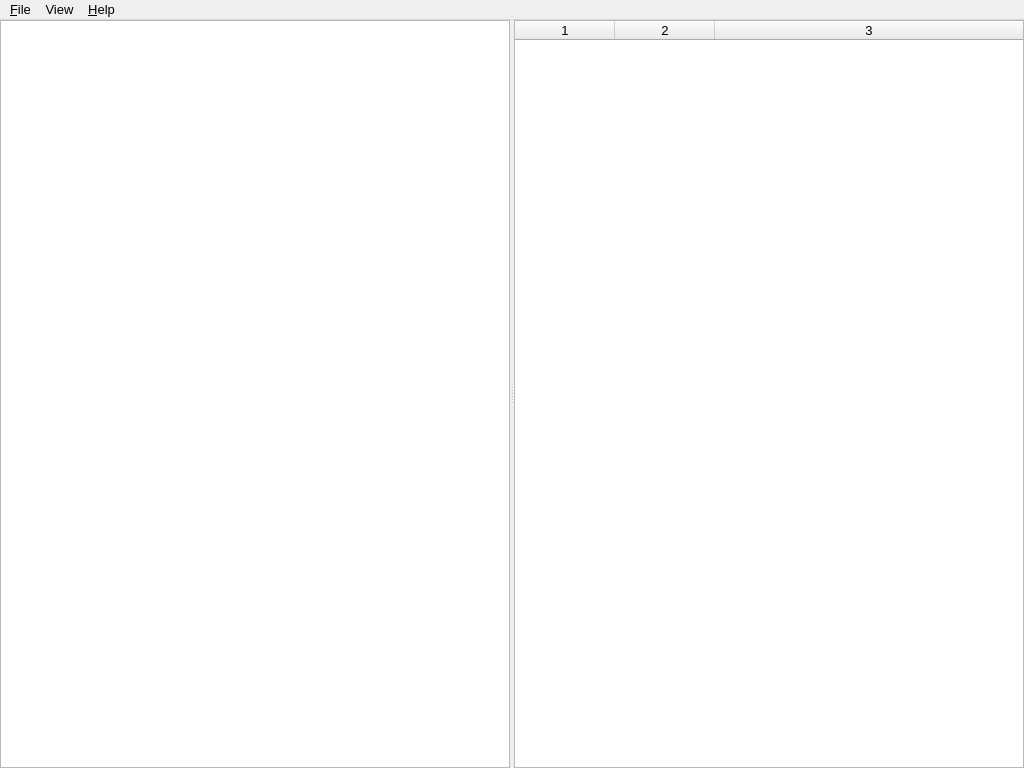
<?xml version="1.0" encoding="UTF-8"?>
<ui version="4.0">
 <class>ApplicationWindow</class>
 <widget class="QMainWindow" name="ApplicationWindow">
  <property name="geometry">
   <rect>
    <x>0</x>
    <y>0</y>
    <width>1024</width>
    <height>768</height>
   </rect>
  </property>
  <property name="font">
   <font>
    <pointsize>10</pointsize>
   </font>
  </property>
  <property name="windowTitle">
   <string>EMC Testbench</string>
  </property>
  <widget class="QWidget" name="centralwidget">
   <layout class="QHBoxLayout" name="horizontalLayout">
    <property name="margin">
     <number>0</number>
    </property>
    <item>
     <widget class="QSplitter" name="splitter_2">
      <property name="orientation">
       <enum>Qt::Horizontal</enum>
      </property>
      <widget class="QWidget" name="layoutWidget">
       <layout class="QVBoxLayout" name="verticalLayout">
        <property name="spacing">
         <number>0</number>
        </property>
        <item>
         <widget class="SystemTreeWidget" name="systemTree">
          <property name="contextMenuPolicy">
           <enum>Qt::CustomContextMenu</enum>
          </property>
          <property name="iconSize">
           <size>
            <width>18</width>
            <height>18</height>
           </size>
          </property>
          <property name="columnCount">
           <number>1</number>
          </property>
          <attribute name="headerVisible">
           <bool>false</bool>
          </attribute>
          <attribute name="headerMinimumSectionSize">
           <number>1</number>
          </attribute>
          <column>
           <property name="text">
            <string notr="true">1</string>
           </property>
          </column>
         </widget>
        </item>
       </layout>
      </widget>
      <widget class="QSplitter" name="splitter">
       <property name="orientation">
        <enum>Qt::Vertical</enum>
       </property>
       <widget class="LogWidget" name="logView">
        <property name="editTriggers">
         <set>QAbstractItemView::NoEditTriggers</set>
        </property>
        <property name="selectionMode">
         <enum>QAbstractItemView::SingleSelection</enum>
        </property>
        <property name="selectionBehavior">
         <enum>QAbstractItemView::SelectRows</enum>
        </property>
        <property name="iconSize">
         <size>
          <width>18</width>
          <height>18</height>
         </size>
        </property>
        <property name="showGrid">
         <bool>false</bool>
        </property>
        <property name="cornerButtonEnabled">
         <bool>false</bool>
        </property>
        <property name="columnCount">
         <number>3</number>
        </property>
        <attribute name="horizontalHeaderCascadingSectionResizes">
         <bool>false</bool>
        </attribute>
        <attribute name="horizontalHeaderMinimumSectionSize">
         <number>1</number>
        </attribute>
        <attribute name="horizontalHeaderShowSortIndicator" stdset="0">
         <bool>false</bool>
        </attribute>
        <attribute name="horizontalHeaderStretchLastSection">
         <bool>true</bool>
        </attribute>
        <attribute name="verticalHeaderVisible">
         <bool>false</bool>
        </attribute>
        <attribute name="verticalHeaderCascadingSectionResizes">
         <bool>false</bool>
        </attribute>
        <attribute name="verticalHeaderDefaultSectionSize">
         <number>17</number>
        </attribute>
        <column/>
        <column/>
        <column/>
       </widget>
      </widget>
     </widget>
    </item>
   </layout>
  </widget>
  <widget class="QMenuBar" name="menubar">
   <property name="geometry">
    <rect>
     <x>0</x>
     <y>0</y>
     <width>1024</width>
     <height>21</height>
    </rect>
   </property>
   <widget class="QMenu" name="menuFile">
    <property name="title">
     <string>&amp;File</string>
    </property>
    <addaction name="action_Quit"/>
   </widget>
   <widget class="QMenu" name="menu_Help">
    <property name="title">
     <string>&amp;Help</string>
    </property>
    <addaction name="action_About"/>
   </widget>
   <widget class="QMenu" name="menuView">
    <property name="title">
     <string>View</string>
    </property>
    <widget class="QMenu" name="menuLogging_Level">
     <property name="title">
      <string>Logging Level</string>
     </property>
     <addaction name="actionErrors_only"/>
     <addaction name="actionInfo"/>
     <addaction name="actionDebug"/>
    </widget>
    <addaction name="menuLogging_Level"/>
   </widget>
   <addaction name="menuFile"/>
   <addaction name="menuView"/>
   <addaction name="menu_Help"/>
  </widget>
  <action name="action_Quit">
   <property name="text">
    <string>&amp;Quit</string>
   </property>
   <property name="shortcut">
    <string>Ctrl+Q</string>
   </property>
  </action>
  <action name="action_About">
   <property name="text">
    <string>&amp;About</string>
   </property>
  </action>
  <action name="actionErrors_only">
   <property name="text">
    <string>Errors only</string>
   </property>
  </action>
  <action name="actionInfo">
   <property name="text">
    <string>Info</string>
   </property>
  </action>
  <action name="actionDebug">
   <property name="text">
    <string>Debug</string>
   </property>
  </action>
 </widget>
 <customwidgets>
  <customwidget>
   <class>LogWidget</class>
   <extends>QTableWidget</extends>
   <header>gui.logwidget.h</header>
  </customwidget>
  <customwidget>
   <class>SystemTreeWidget</class>
   <extends>QTreeWidget</extends>
   <header>gui.systemtreewidget.h</header>
  </customwidget>
 </customwidgets>
 <resources>
  <include location="icons/icons.qrc"/>
 </resources>
 <connections>
  <connection>
   <sender>action_Quit</sender>
   <signal>triggered()</signal>
   <receiver>ApplicationWindow</receiver>
   <slot>close()</slot>
   <hints>
    <hint type="sourcelabel">
     <x>-1</x>
     <y>-1</y>
    </hint>
    <hint type="destinationlabel">
     <x>399</x>
     <y>299</y>
    </hint>
   </hints>
  </connection>
 </connections>
</ui>
